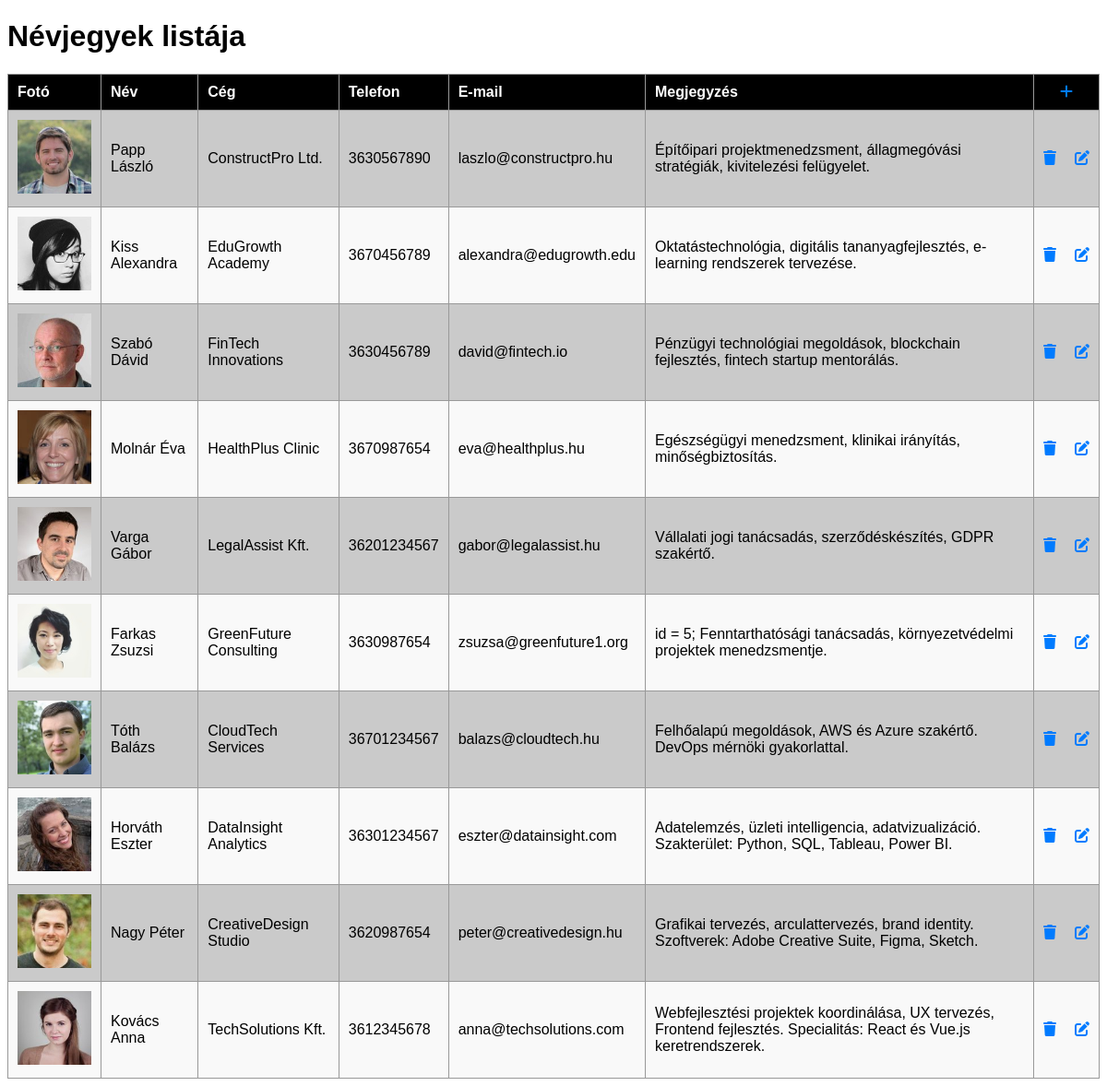
/07_1_Businesscards/list.php, run on the app's committed database.
### tables this page shows
CREATE TABLE `cards` (
  `id` int UNSIGNED PRIMARY KEY AUTO_INCREMENT,
  `name` varchar(100) NOT NULL,
  `companyName` varchar(100) DEFAULT NULL,
  `phone` varchar(20) DEFAULT NULL,
  `email` varchar(100) DEFAULT NULL,
  `photo` varchar(255) DEFAULT NULL,
  `status` varchar(10) DEFAULT NULL,
  `note` text DEFAULT NULL
);

### 07_1_Businesscards/list.php (the view, shortened to what this page needs)
<?php
require_once 'connection.php';
$stmt = $pdo->query("SELECT * FROM Cards ORDER BY id DESC");
$cards = $stmt->fetchAll(PDO::FETCH_ASSOC);
?>
<!DOCTYPE html>
<html lang="hu">
<head>
    <link rel="stylesheet" href="https://cdnjs.cloudflare.com/ajax/libs/font-awesome/6.5.1/css/all.min.css">
</head>
<body>
    <h1>Névjegyek listája</h1>
    <?php if (empty($cards)){?>
        <p>Nincs még névjegy a listában.</p>
    <?php }else{ ?>
        <table>
            <thead>
                <tr>
                    <th>Fotó</th>
                    <th>Név</th>
                    <th>Cég</th>
                    <th>Telefon</th>
                    <th>E-mail</th>
                    <th>Megjegyzés</th>
                    <th class="actions-cell"><a href="add.php"><i class="fa-solid fa-plus"></i></a></th>
                </tr>
            </thead>
            <tbody>
                <?php foreach ($cards as $card){ ?>
                    <tr>
                        <td><img src="uploads/<?= htmlspecialchars($card['photo']) ?>" alt="<?= htmlspecialchars($card['name']) ?>"></td>
                        <td><?= htmlspecialchars($card['name']) ?></td>
                        <td><?= htmlspecialchars($card['companyName']) ?></td>
                        <td><?= htmlspecialchars($card['phone']) ?></td>
                        <td><?= htmlspecialchars($card['email']) ?></td>
                        <td><?= htmlspecialchars($card['note']) ?></td>
                        <td class="actions-cell">
                            <div class="actions-container">
                                <a href="?delete=<?=$card['id'];?>" onclick="return confirm('Biztosan törlöd?');"><i class="fa-solid fa-trash"></i></a>
                                <a href="edit.php?id=<?=$card['id'];?>"><i class="fa-solid fa-pen-to-square"></i></a>
                            </div>
                        </td>
                    </tr>
                <?php } ?>
            </tbody>
        </table>
    <?php } ?>
</body>
</html>

### 07_1_Businesscards/list.php (style rules this page uses)
body { font-family: sans-serif; }
table { width: 100%; border-collapse: collapse; margin-top: 20px; }
tr:nth-child(even) { background-color: #f9f9f9; }
tr:nth-child(odd) { background-color: #cacaca; }
th, td { padding: 10px; border: 1px solid #999; text-align: left; }
th { background-color: #000; color: #fff }
img { max-width: 80px; height: auto; }
.actions-cell { text-align: center; vertical-align: middle; }
.actions-cell a { color: #007bff; }
.actions-container { display: inline-flex; align-items: center; gap: 20px; vertical-align: middle; }

### data on the page
cards: photo (picture), name "Papp László", companyName "ConstructPro Ltd.", phone "3630567890", email "laszlo@constructpro.hu", note "Építőipari projektmenedzsment, állagmegóvási stratégiák, kivitelezési felügyelet."
cards: photo (picture), name "Kiss Alexandra", companyName "EduGrowth Academy", phone "3670456789", email "alexandra@edugrowth.edu", note "Oktatástechnológia, digitális tananyagfejlesztés, e-learning rendszerek tervezése."
cards: photo (picture), name "Szabó Dávid", companyName "FinTech Innovations", phone "3630456789", email "david@fintech.io", note "Pénzügyi technológiai megoldások, blockchain fejlesztés, fintech startup mentorálás."
cards: photo (picture), name "Molnár Éva", companyName "HealthPlus Clinic", phone "3670987654", email "eva@healthplus.hu", note "Egészségügyi menedzsment, klinikai irányítás, minőségbiztosítás."
cards: photo (picture), name "Varga Gábor", companyName "LegalAssist Kft.", phone "36201234567", email "gabor@legalassist.hu", note "Vállalati jogi tanácsadás, szerződéskészítés, GDPR szakértő."
cards: photo (picture), name "Farkas Zsuzsi", companyName "GreenFuture Consulting", phone "3630987654", email "zsuzsa@greenfuture1.org", note "id = 5; Fenntarthatósági tanácsadás, környezetvédelmi projektek menedzsmentje."
cards: photo (picture), name "Tóth Balázs", companyName "CloudTech Services", phone "36701234567", email "balazs@cloudtech.hu", note "Felhőalapú megoldások, AWS és Azure szakértő. DevOps mérnöki gyakorlattal."
cards: photo (picture), name "Horváth Eszter", companyName "DataInsight Analytics", phone "36301234567", email "eszter@datainsight.com", note "Adatelemzés, üzleti intelligencia, adatvizualizáció. Szakterület: Python, SQL, Tableau, Power BI."
cards: photo (picture), name "Nagy Péter", companyName "CreativeDesign Studio", phone "3620987654", email "peter@creativedesign.hu", note "Grafikai tervezés, arculattervezés, brand identity. Szoftverek: Adobe Creative Suite, Figma, Sketch."
cards: photo (picture), name "Kovács Anna", companyName "TechSolutions Kft.", phone "3612345678", email "anna@techsolutions.com", note "Webfejlesztési projektek koordinálása, UX tervezés, Frontend fejlesztés. Specialitás: React és Vue.js keretrendszerek."
